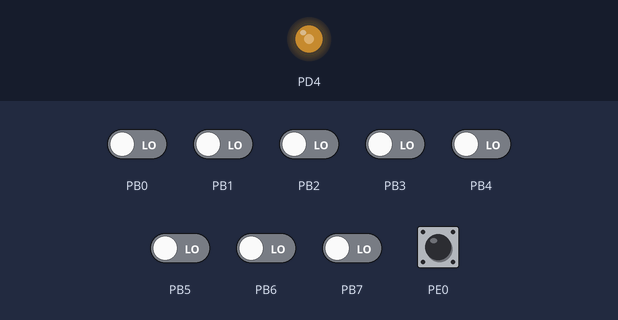
Simulated run of this program. Board: ATmega162, built with avr-gcc and emulated at 4.9512 MHz. Parts: output pins drawn as LEDs (lit = HIGH). Inputs (shaded band) come from the test bench; at power-on: PB0–7, PE0 LOW. Random numbers use the default seed unless the program sets one; what the program prints to the serial monitor is not drawn.

Above: at 1.2 s.
1.3 s: PE0 pulsed HIGH 2 times (0.12 s each, 0.3 s apart)
Timing chart, 0 to 4.3 s (numbered marks = the images above; inputs shaded):
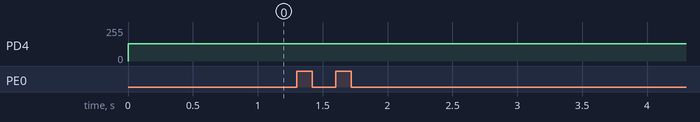

The program:

main.c
```c
#include <avr/interrupt.h>
#include <avr/pgmspace.h>
#include <avr/io.h>
#include <avr/sleep.h>
#include <stdio.h>
#include <stdlib.h>


#include "lib/usart/usart.h"
#include "lib/oled/oled.h"
#include "lib/oled/fonts.h"


#define FOSC 4951200  // Clock Speed
#define BAUD 9600
#define MYUBRR FOSC / 16 / BAUD - 1

typedef enum { LEFT, RIGHT, UP, DOWN, NEUTRAL } ADC_DIR;

typedef struct {
	long AIN0;
	long AIN1;
	long AIN2;
	long AIN3;
} ADC_T;

typedef struct {
	long x;
	long y;
	ADC_DIR direction;
} JOY_T;

ADC_T data;
JOY_T joystick;
ADC_T offset;

void SRAM_test() {
	volatile char *ext_ram = (char *)0x1800;  // Start address for the SRAM
	uint16_t ext_ram_size = 0x800;
	uint16_t write_errors = 0;
	uint16_t retrieval_errors = 0;

	printf("Starting SRAM test...\n");
	// rand() stores some internal state, so calling this function in a loop will
	// yield different seeds each time (unless srand() is called before this
	// function)
	uint16_t seed = rand();
	// Write phase: Immediately check that the correct value was stored
	srand(seed);
	for (uint16_t i = 0; i < ext_ram_size; i++) {
		uint8_t some_value = rand();
		ext_ram[i] = some_value;
		uint8_t retreived_value = ext_ram[i];
		if (retreived_value != some_value) {
			printf("Write phase error: ext_ram[%4d] = %02X (should be %02X)\n", i,
			retreived_value, some_value);
			write_errors++;
		}
	}

	// Retrieval phase: Check that no values were changed during or after the
	// write phase
	srand(seed);
	// reset the PRNG to the state it had before the write phase
	for (uint16_t i = 0; i < ext_ram_size; i++) {
		uint8_t some_value = rand();
		uint8_t retreived_value = ext_ram[i];
		if (retreived_value != some_value) {
			printf("Retrieval phase error: ext_ram[%4d] = %02X (should be %02X)\n", i,
			retreived_value, some_value);
			retrieval_errors++;
		}
	}
	printf(
	"SRAM test completed with \n%4d errors in write phase and \n%4d errors "
	"in retrieval phase\n\n",
	write_errors, retrieval_errors);
}

int main() {
	volatile char *adc = (char *)0x1400;
	USART_Initialize(MYUBRR);

	MCUCR |= (1 << SRE);
	SFIOR |= (1 << XMM2);

	// Initialization for the clock 2 MHz
	DDRD |= (1 << 4);
	TCCR3A |= (1 << COM3A0);
	TCCR3B |= (1 << WGM32) | (1 << CS30);
	OCR3AH = 0x00;
	OCR3AL = 0x00;

	//// Initialization for PE0 - INT0

	// Disable global interrupts
	cli();
	// Interrupt on rising edge PE0
	EMCUCR |= (1 << ISC2);
	// Enable interrupt on PE0
	GICR |= (1 << INT2);
	// Enable global interrupts
	sei();

	adc[0] = 0x00;

    // SRAM_test();
	//OLED Init
      init_program();
      write_c(0xa5);
	while (1) {
		switch (joystick.direction) {
			case UP:
		//	printf("DATA[X]: %ld \t DATA[Y]: %ld \t UP %ld \t %ld  \r\n  ", joystick.x, joystick.y, offset.AIN2, offset.AIN3 );
		    printf("DATA[X]: %ld \t DATA[Y]: %ld \t UP  \r\n", joystick.x, joystick.y );
			break;
			case DOWN:
			printf("DATA[X]: %ld \t DATA[Y]: %ld \t DOWN  \r\n", joystick.x, joystick.y);
		//	printf("DATA[X]: %ld \t DATA[Y]: %ld \t DOWN %ld \t %ld  \r\n", joystick.x, joystick.y, offset.AIN2, offset.AIN3 );
			break;
			case RIGHT:
			printf("DATA[X]: %ld \t DATA[Y]: %ld \t RIGHT \r\n", joystick.x, joystick.y);
			break;
			case LEFT:
			printf("DATA[X]: %ld \t DATA[Y]: %ld \t LEFT \r\n", joystick.x, joystick.y);
			break;
			default:
			printf("SLIDER1: %ld \t SLIDER2: %ld \t BUTTON 1: %d \t  BUTTON 2: %d \n\r", data.AIN0, data.AIN1, (PINB & 0x01), ((PINB & (1 << 1)) >> 1));
		}
	}


	return 0;
}

char current = 0;
int first = 0;

ISR(INT2_vect) {
	unsigned char val;
	volatile unsigned char *adc = (unsigned char *)0x1400;

	if (first == 0) {
		offset.AIN0 = (((long)(adc[0]) - 128) * 200 / 255);
		offset.AIN1 = (((long)(adc[0]) - 128) * 200 / 255);
		offset.AIN2 = (((long)(adc[0]) - 128) * 200 / 255);
		offset.AIN3 = (((long)(adc[0]) - 128) * 200 / 255);
		first = 1;

		adc[0] = 0x00;
		return;
	}

	data.AIN0 = (((long)(adc[0]) - 128) * 200 / 255);
	data.AIN1 = (((long)(adc[0]) - 128) * 200 / 255);
	data.AIN2 = (((long)(adc[0]) - 128) * 200 / 255)  - offset.AIN2;
	data.AIN3 = (((long)(adc[0]) - 128) * 200 / 255)  - offset.AIN3;

	// data.AIN0 = adc[0];
	// data.AIN1 = adc[0];
	// data.AIN2 = adc[0];
	// data.AIN3 = adc[0];

	joystick.x = data.AIN2;
	joystick.y = data.AIN3;

	joystick.direction = NEUTRAL;
	if (joystick.x < 10 && joystick.x > -10) {
		if (joystick.y > 10) {
			joystick.direction = UP;
			} else if (joystick.y < -10) {
			joystick.direction = DOWN;
		}
		} else {
		if (joystick.x > 10) {
			joystick.direction = RIGHT;
			} else if (joystick.x < -10) {
			joystick.direction = LEFT;
		}
	}

	adc[0] = 0x00;
}
```

oled.c
```c
/*
 * oled_init.c
 *
 * Created: 9/23/2022 12:15:17 PM
 *  Author: itsom
 */
#include <avr/pgmspace.h>

void init_program()
{
	write_c(0xae); // display off
	write_c(0xa1); //segment remap
	write_c(0xda); //common pads hardware: alternative
	write_c(0x12);
	write_c(0xc8); //common output scan direction:com63~com0
	write_c(0xa8); //multiplex ration mode:63
	write_c(0x3f);
	write_c(0xd5); //display divide ratio/osc. freq. mode
	write_c(0x80);
	write_c(0x81); //contrast control
	write_c(0x50);
	write_c(0xd9); //set pre-charge period
	write_c(0x21);
	write_c(0x20); //Set Memory Addressing Mode
	write_c(0x02);
	write_c(0xdb); //VCOM deselect level mode
	write_c(0x30);
	write_c(0xad); //master configuration
	write_c(0x00);
	write_c(0xa4); //out follows RAM content
	write_c(0xa6); //set normal display
	write_c(0xaf); // display on
}
void write_c(unsigned char comm)
{
   // D/C -> 0 R/W always 0
  volatile char *ptr = 0x1000;
  *ptr = comm;
}
void write_d(unsigned char dt)
{
	// D/C -> 1 R/W always 0
	volatile char *ptr = 0x1200;
	*ptr = dt;
}
```

oled.h
```c
/*
 * oled.h
 *
 * Created: 9/23/2022 12:17:38 PM
 *  Author: itsom
 */


#ifndef OLED_H_
#define OLED_H_

void init_program();
void write_c(unsigned char comm);
void write_d(unsigned char dt);

#endif /* OLED_H_ */
```

usart.c
```c
#include "usart.h"

#include <stdlib.h>
#include <stdio.h>
#include <avr/io.h>


void USART_Transmit(unsigned char data) {
  /* Wait for empty transmit buffer */
  while ( !( UCSR0A & (1<<UDRE0)) );
  /* Put data into buffer, sends the data */
  UDR0 = data;
}

unsigned char USART_Receive() {
  /* Wait for data to be received */
  while ( !(UCSR0A & (1<<RXC0)));
  /* Get and return received data from buffer */
  return UDR0;
}

void USART_Initialize(unsigned int baud) {
  // Set baudrate
  UBRR0H = (unsigned char) (baud >> 8);
  UBRR0L = (unsigned char) (baud);
  // Enable receiver and transmitter
  UCSR0B = (1 << RXEN0) | (1 << TXEN0);
  // Set frame format: 8 data, 2 stop bit
  UCSR0C = (1 << URSEL0) | (1 << USBS0) | (3 << UCSZ00);

  // Connect to stdio
  fdevopen(&USART_Transmit, &USART_Receive);
}

void USART_Flush() {
  unsigned char dummy;
  while ( UCSR0A & (1<<RXC0) ) dummy = UDR0;
}
```

usart.h
```c
#ifndef __USART_USART_H__
#define __USART_USART_H__

void USART_Initialize(unsigned int baud);

void USART_Transmit(unsigned char data);
unsigned char USART_Receive();
void USART_Flush();

#endif//__USART_USART_H__
```

Source omitted: fonts.h (20804 bytes)

Measured:
- after the input at 1.3 s, every drawn part: stays the same
